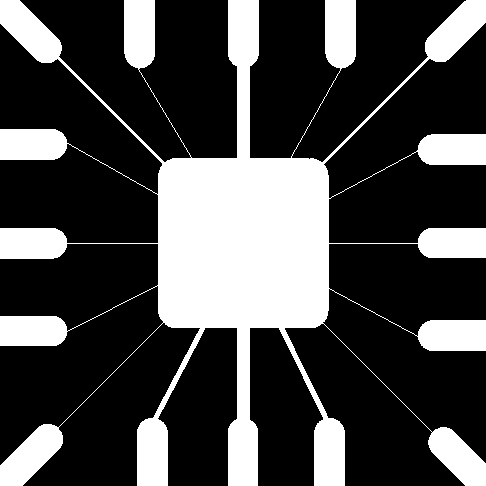
%> input picture processamento-de-imagens/images/wirebond_mask.tif, 486 x 486 px
$ octave detect3.m   (GNU Octave 9; MATLAB toolbox functions it lacks are replaced by stand-ins)
%> lines starting %> are read from the running program, lines starting %| are printed output that depends on the picture; in (x1, y1, x2, y2) boxes, pixels count from 0 and x2, y2 are one past the last pixel; in counts of white or black regions, pixels touching at a corner belong together; the program's own positions count from 1
pkg load image;

f = imread("images/wirebond_mask.tif");
%> f is the input picture: size 486x486 uint8; 28.1% white; 1 white region, box (x1, y1, x2, y2) and area: (0, 0, 486, 486) 66259

m = [
  -1 -1 -1;
  -1  8 -1;
  -1 -1 -1;
];

g = imfilter(im2double(f), m);
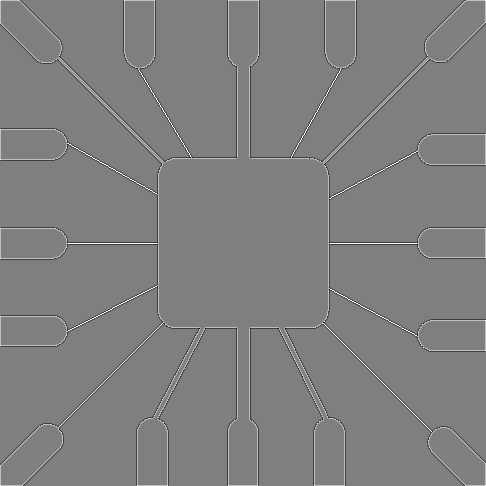
%> g: size 486x486 double; min -6, max 6, mean 0.00689; drawn with min black and max white
figure, imshow(g);
%> after `imshow(g)`:
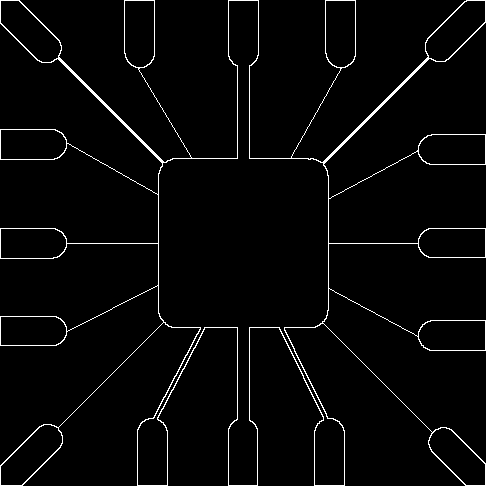
%> displayed picture: size 486x486, on the screen's scale of 0 to 255; 2.8% white in thin lines or dots

g = abs(g);
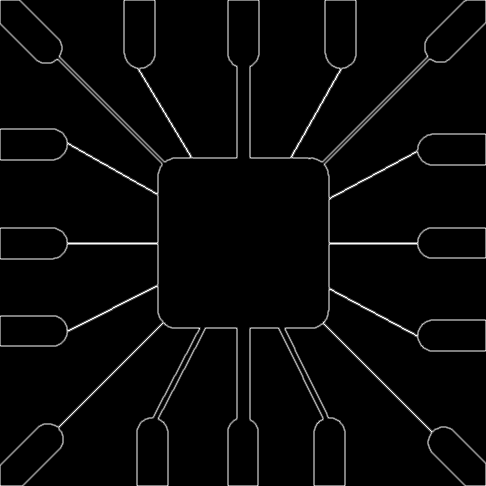
%> g: size 486x486 double; min 0, max 6, mean 0.164; drawn with min black and max white
figure, imshow(g);
%> after `imshow(g)`:
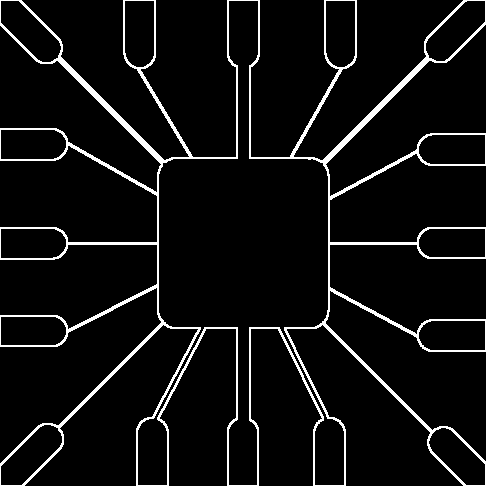
%> displayed picture: size 486x486, on the screen's scale of 0 to 255; 6.1% white in thin lines or dots

g = imfilter(im2double(f), m);
g(g < 0) = 0;
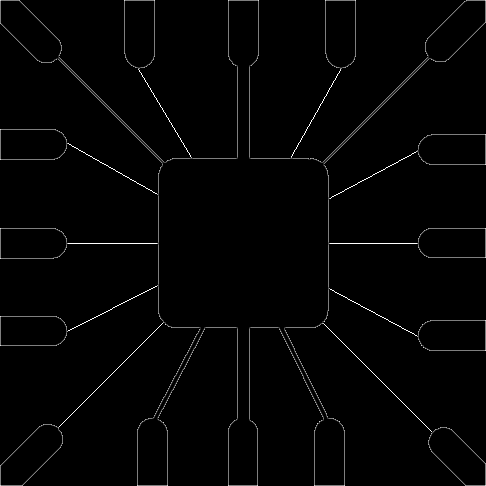
%> g: size 486x486 double; 3.37% of pixels changed, all inside (x1, y1, x2, y2) = (0, 0, 486, 486); drawn with min black and max white
T = max(g(:));
%> T = 6
g = g >= T;
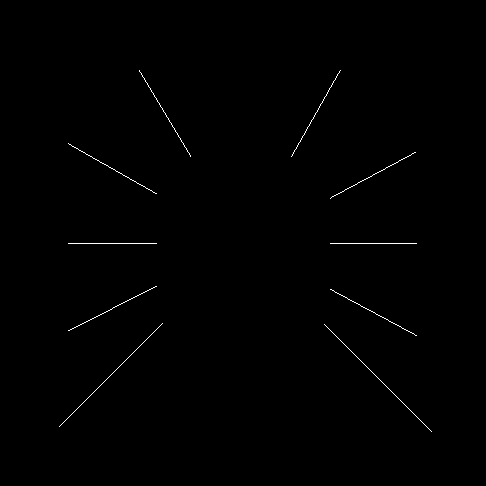
%> g: size 486x486 logical; 0.39% white in thin lines or dots, all inside (x1, y1, x2, y2) = (59, 70, 432, 432)
figure, imshow(g);

g = imfilter(im2double(f), m);
g = g >= T;
figure, imshow(g);
